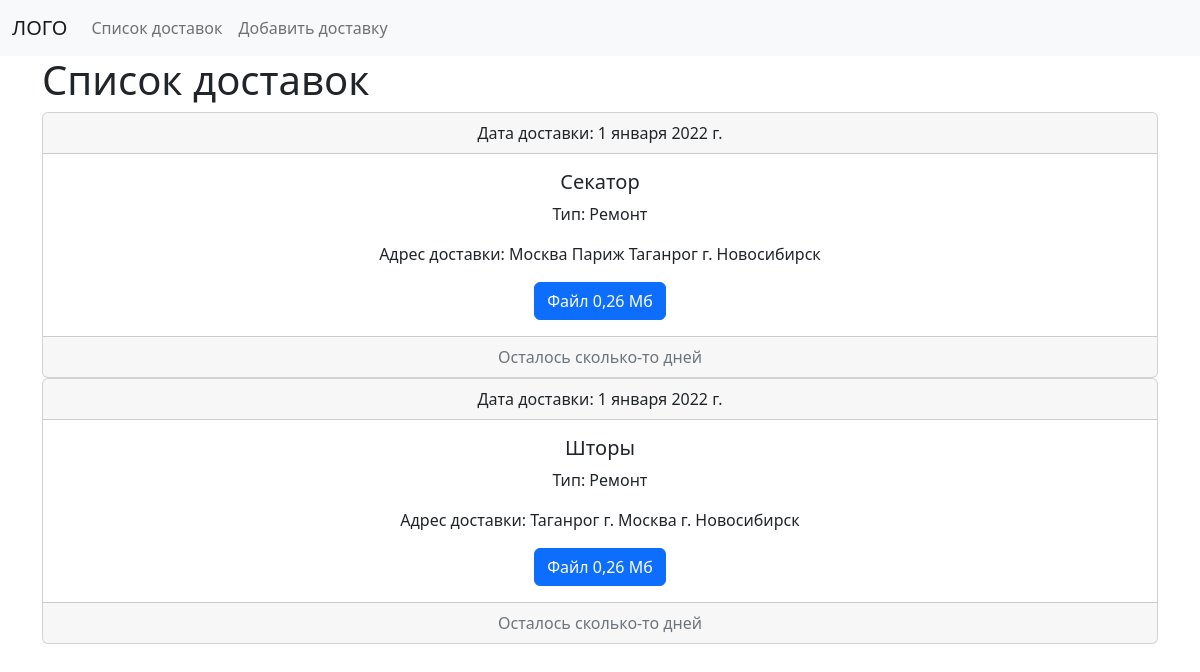
The page / on the database its author committed.
### Delivery/models.py (models this page shows, shortened)
class Delivery(models.Model):
    item_name = models.TextField(verbose_name='Название товара')
    type_item = models.ForeignKey('Type', on_delete=models.PROTECT, verbose_name='Тип товара')
    delivery_date = models.DateField(verbose_name='Дата доставки')
    file = models.FileField(upload_to='files/', verbose_name='Файл', blank=True)
    address_delivery = models.ManyToManyField('Address', verbose_name='Адрес доставки')
    def size_mb(self):
        return round(self.file.size/1024/1024, 2)
    class Meta:
        verbose_name = 'Доставка товара'
        verbose_name_plural = 'Доставки товара'
        ordering = ['delivery_date']

class Type(models.Model):
    type = models.CharField(max_length=150, db_index=True, verbose_name='Тип товара')
    def __str__(self):
        return self.type
    class Meta:
        verbose_name = 'Тип товара'
        verbose_name_plural = 'Типы товаров'
        ordering = ['type']

class Address(models.Model):
    address = models.CharField(max_length=150, db_index=True, verbose_name='Адрес')
    def __str__(self):
        return self.address
    class Meta:
        verbose_name = 'Адрес'
        verbose_name_plural = 'Адресы'
        ordering = ['address']

### Delivery/views.py (the view)
# urls.py: path('', ListItemsView.as_view(), name='home'),
class ListItemsView(ListView):
    model = Delivery
    template_name = 'Delivery/index.html'
    context_object_name = 'delivery'
    def get_context_data(self, *, object_list=None, **kwargs):
        context = super(ListItemsView, self).get_context_data(**kwargs)
        context['title'] = 'Список доставок'
        return context

### Delivery/templates/Delivery/index.html (shortened to what this page needs)
{% extends 'base.html' %}
{% block name %}{{ title }}{% endblock %}
{% block content %}
<div class="row">
    <div class="col-md-12">
        {% for item in delivery %}
        <div class="card text-center">
            <div class="card-header">
                Дата доставки: {{ item.delivery_date }}
            </div>
            <div class="card-body">
                <h5 class="card-title">{{ item.item_name }}</h5>
                <p class="card-text">Тип: {{ item.type_item }}</p>
                <p class="card-text">Адрес доставки:
                    {% for address in item.address_delivery.all %}
                    {{ address }}
                    {% endfor %}
                </p>
                {% if item.file %}
                <a href="{{ item.file.url }}" class="btn btn-primary">Файл {{ item.size_mb }} Мб</a>
                {% endif %}
            </div>
            <div class="card-footer text-muted">
                Осталось сколько-то дней
            </div>
        </div>
        {% endfor %}
    </div>
</div>
{% endblock %}

### templates/base.html (shortened to what this page needs)
<!doctype html>
<html lang="en">
<head>
    <link href="https://cdn.jsdelivr.net/npm/bootstrap@5.2.0/dist/css/bootstrap.min.css" rel="stylesheet"
>
</head>
<body>
{% include 'inc/_nav.html' %}
<div class="container">
    <h1>{% block name %}{% endblock %}</h1>
    {% block content %}{% endblock %}
</div>
</body>
</html>

### templates/inc/_nav.html (shortened to what this page needs)
<nav class="navbar navbar-expand-lg bg-light">
    <div class="container-fluid">
        <a class="navbar-brand" href="{% url 'home' %}">ЛОГО</a>
        <div class="collapse navbar-collapse" id="navbarSupportedContent">
            <ul class="navbar-nav me-auto mb-2 mb-lg-0">
                <li class="nav-item"><a class="nav-link" href="{% url 'home' %}">Список доставок</a></li>
                <li class="nav-item"><a class="nav-link" href="{% url 'add_delivery' %}">Добавить доставку</a></li>
            </ul>
        </div>
    </div>
</nav>

### rows shown on the page
Delivery: delivery_date "1 января 2022 г.", item_name "Секатор", type_item "Ремонт", size_mb "0,26"
Address: address "Москва"
Address: address "Париж"
Address: address "Таганрог"
Address: address "г. Новосибирск"
Delivery: delivery_date "1 января 2022 г.", item_name "Шторы", type_item "Ремонт", size_mb "0,26"
Address: address "г. Москва"

### other values the page prints
{{ title }} "Список доставок"
